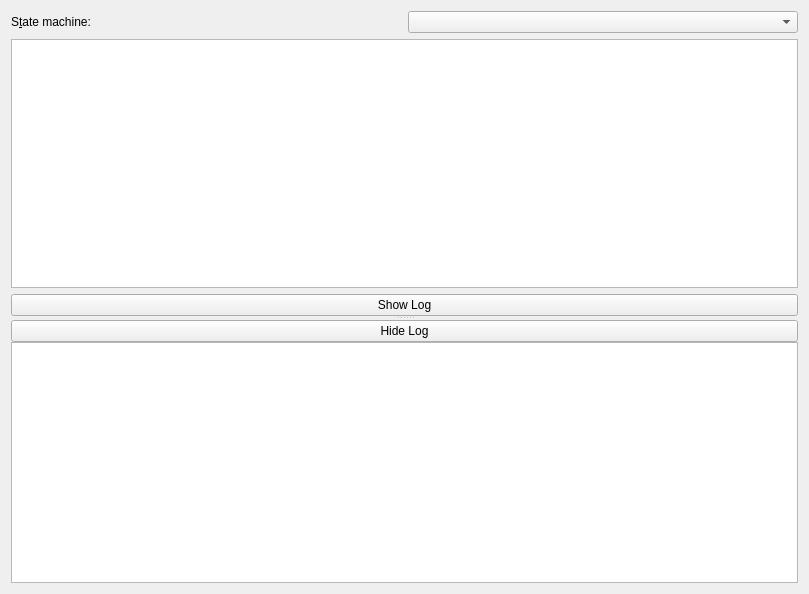
<?xml version="1.0" encoding="UTF-8"?>
<ui version="4.0">
 <class>GammaRay::StateMachineViewerWidget</class>
 <widget class="QWidget" name="GammaRay::StateMachineViewerWidget">
  <property name="geometry">
   <rect>
    <x>0</x>
    <y>0</y>
    <width>809</width>
    <height>594</height>
   </rect>
  </property>
  <layout class="QHBoxLayout" name="horizontalLayout_2">
   <item>
    <widget class="QSplitter" name="horizontalSplitter">
     <property name="orientation">
      <enum>Qt::Horizontal</enum>
     </property>
     <widget class="QSplitter" name="verticalSplitter">
      <property name="orientation">
       <enum>Qt::Vertical</enum>
      </property>
      <widget class="QWidget" name="layoutWidget">
       <layout class="QVBoxLayout" name="verticalLayout">
        <item>
         <layout class="QHBoxLayout" name="horizontalLayout">
          <item>
           <widget class="QLabel" name="label_2">
            <property name="text">
             <string>S&amp;tate machine:</string>
            </property>
            <property name="buddy">
             <cstring>stateMachinesView</cstring>
            </property>
           </widget>
          </item>
          <item>
           <widget class="QComboBox" name="stateMachinesView">
            <property name="sizeAdjustPolicy">
             <enum>QComboBox::AdjustToContents</enum>
            </property>
           </widget>
          </item>
         </layout>
        </item>
        <item>
         <widget class="QTreeView" name="singleStateMachineView">
          <property name="indentation">
           <number>10</number>
          </property>
          <property name="uniformRowHeights">
           <bool>true</bool>
          </property>
          <attribute name="headerStretchLastSection">
           <bool>false</bool>
          </attribute>
         </widget>
        </item>
        <item>
         <widget class="QPushButton" name="showLogPushButton">
          <property name="text">
           <string>Show Log</string>
          </property>
         </widget>
        </item>
       </layout>
      </widget>
      <widget class="QWidget" name="logExpandingWidget" native="true">
       <layout class="QVBoxLayout" name="verticalLayout_3">
        <property name="spacing">
         <number>0</number>
        </property>
        <property name="leftMargin">
         <number>0</number>
        </property>
        <property name="topMargin">
         <number>0</number>
        </property>
        <property name="rightMargin">
         <number>0</number>
        </property>
        <property name="bottomMargin">
         <number>0</number>
        </property>
        <item>
         <widget class="QPushButton" name="hideLogPushButton">
          <property name="text">
           <string>Hide Log</string>
          </property>
         </widget>
        </item>
        <item>
         <widget class="QPlainTextEdit" name="logTextEdit">
          <property name="readOnly">
           <bool>true</bool>
          </property>
          <property name="maximumBlockCount">
           <number>100</number>
          </property>
          <property name="centerOnScroll">
           <bool>false</bool>
          </property>
         </widget>
        </item>
       </layout>
      </widget>
     </widget>
    </widget>
   </item>
  </layout>
  <action name="actionStartStopStateMachine">
   <property name="text">
    <string>Start/Stop State Machine</string>
   </property>
  </action>
 </widget>
 <resources/>
 <connections/>
</ui>
